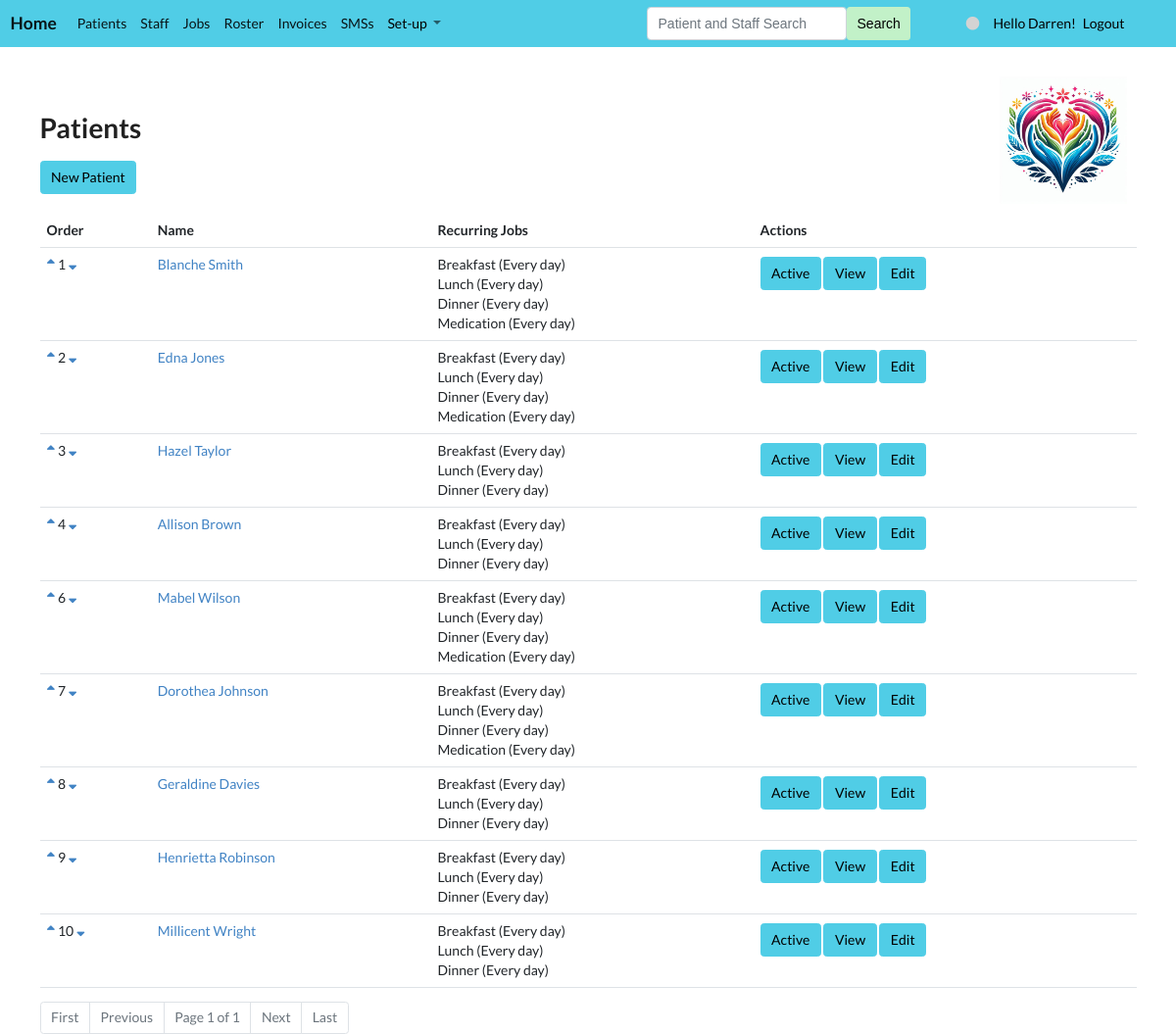
Page /list/patient (signed in) on the committed database.
### app/models.py (models this page shows, shortened)
class Patient(Model):
    model_str = "patient"
    single = "Patient"
    plural = "Patients"
    has_order = True
    name = TextField(max_length=250, null=True, blank=True)
    order = IntegerField(null=True, blank=True)
    active = BooleanField(null=True, blank=True, default=True)
    mobile = TextField(null=True, blank=True)
    photo = ImageField(null=True, blank=True, upload_to="images/")
    def recurring_jobs(self):
        result = []
        jobtypes = JobType.objects.all()
        for jobtype in jobtypes:
            if jobtype.recurring:
                existing = RecurringJob.objects.filter(patient=self, jobtype=jobtype).first()
                result.append((jobtype, existing))
        return result

class JobType(Model):
    model_str = "jobtype"
    single = "Job Type"
    plural = "Job Types"
    has_order = True
    name = TextField(max_length=250, null=True, blank=True)
    amount = IntegerField(null=True, blank=True)
    order = IntegerField(null=True, blank=True)
    medication = BooleanField(null=True, blank=True, default=False)
    active = BooleanField(null=True, blank=True, default=True)
    recurring = BooleanField(null=True, blank=True, default=True)
    duration = IntegerField(null=True, blank=True)
    start = TimeField(null=True, blank=True)
    end = TimeField(null=True, blank=True)
    def __str__(self): return self.name

class RecurringJob(Model):
    model_str = "recurringjob"
    single = "Regular Job"
    plural = "Regular Jobs"
    has_order = False
    jobtype = ForeignKey(JobType, null=True, blank=True, on_delete=SET_NULL)
    patient = ForeignKey(Patient, null=True, blank=True, on_delete=SET_NULL)
    frequency = ForeignKey(Frequency, null=True, blank=True, on_delete=SET_NULL)
    sunday = BooleanField(null=True, blank=True, default=False)
    monday = BooleanField(null=True, blank=True, default=False)
    tuesday = BooleanField(null=True, blank=True, default=False)
    wednesday = BooleanField(null=True, blank=True, default=False)
    thursday = BooleanField(null=True, blank=True, default=False)
    friday = BooleanField(null=True, blank=True, default=False)
    saturday = BooleanField(null=True, blank=True, default=False)
    duration = IntegerField(null=True, blank=True)

class Frequency(Model):
    model_str = "frequency"
    single = "Frequency"
    plural = "Frequencies"
    has_order = True
    order = IntegerField(null=True, blank=True)
    name = TextField(max_length=250, null=True, blank=True)
    sunday = BooleanField(null=True, blank=True, default=False)
    monday = BooleanField(null=True, blank=True, default=False)
    tuesday = BooleanField(null=True, blank=True, default=False)
    wednesday = BooleanField(null=True, blank=True, default=False)
    thursday = BooleanField(null=True, blank=True, default=False)
    friday = BooleanField(null=True, blank=True, default=False)
    saturday = BooleanField(null=True, blank=True, default=False)
    per_day = IntegerField(null=True, blank=True, default=1)
    def __str__(self): return self.name

### app/views.py (the view, shortened to what this page needs)
# urls.py: path("list/<model_str>", list, name="list"),
def list(request, model_str):
    staff, model, form, nav_models, colour = get_info(request, model_str)
    if staff.user_type == "Staff" and model_str == "staff": return redirect('ind', 'staff', staff.id)
    items = model.objects.all()
    if model.has_order: items = items.order_by('order')
    if model == Shift:
        for item in items:
            if not item.start or not item.end: item.save_start_and_end()
        items = model.objects.all()
    if model == Day:
        make_days(14)
        items = items.filter(day__gte=datetime.today(), day__lte=datetime.today() + timedelta(days=15))
        for item in items:
            item.initiate()
    if model == Month: make_months(6)
    if model == File: items = items.order_by('-time_stamp')
    if model == MedicationType: items = items.order_by('category')
    context = {'items': items, 'model': model, 'nav_models': nav_models, 'colour': colour, 'staff': staff}
    if model == Patient:
        p = Paginator(items, 30)
        page = request.GET.get('page')
        context['items'] = p.get_page(page)
    return render(request, f"{model_str}s.html", context)

### app/models.py (called while the page is built)
    def colour(self):
        return colours[min(self.colour_no, len(colours) - 1)]

### app/templates/patients.html
{% extends 'base.html'%}
{% block content %}
<link rel="stylesheet" href="https://cdnjs.cloudflare.com/ajax/libs/font-awesome/5.15.3/css/all.min.css">
<h1>{{ model.plural }}</h1>
<a class="btn btn-care" style="background-color: {{ colour }};" href="{% url 'new' model.model_str %}">New {{ model.single }}</a>
<table class="table">
    <tr><th>Order</th><th>Name</th><th>Recurring Jobs</th><th>Actions</th></tr>
    {% for item in items %}
        {% if item.active %}
            <tr>
                <td>
                    <a href="{% url 'order' model.model_str -1 item.id %}"><i class="fas fa-sort-up"></i></a>
                    {{ item.order }}
                    <a href="{% url 'order' model.model_str 1 item.id %}"><i class="fas fa-sort-down"></i></a>
                </td>
                <td>
                    <a href="{% url 'ind' model.model_str item.id %}">{{ item.name }}</a><br>
                </td>
                <td>
                    {% for i in item.recurring_jobs %}
                    {% if i.1 %}{{i.1.jobtype}} ({{i.1.frequency}})<br>{% endif %}
                    {% endfor %}
                </td>
            <td>
                <a class="btn btn-care" style="background-color: {{ colour }};" href="{% url 'active' model.model_str item.id %}">Active</a>
                <a class="btn btn-care" style="background-color: {{ colour }};" href="{% url 'ind' model.model_str item.id %}">View</a>
                <a class="btn btn-care" style="background-color: {{ colour }};" href="{% url 'edit' model.model_str item.id %}">Edit</a>
            </td>
            </tr>
        {% endif %}
    {% endfor %}
</table>
<nav>
  <ul class="pagination">
    {% if items.has_previous %}
        <li class="page-item"><a class="page-link" href="?page=1">First</a></li>
        <li class="page-item"><a class="page-link" href="?page={{ items.previous_page_number }}">Previous</a></li>
    {% else %}
        <li class="page-item disabled"><a class="page-link" href="#">First</a></li>
        <li class="page-item disabled"><a class="page-link" href="#">Previous</a></li>
    {% endif %}
        <li class="page-item disabled"><a class="page-link" href="#">Page {{ items.number }} of {{ items.paginator.num_pages }}</a></li>
    {% if items.has_next %}
        <li class="page-item"><a class="page-link" href="?page={{ items.next_page_number }}">Next</a></li>
        <li class="page-item"><a class="page-link" href="?page={{ items.paginator.num_pages }}">Last</a></li>
    {% else %}
        <li class="page-item disabled"><a class="page-link" href="#">Next</a></li>
        <li class="page-item disabled"><a class="page-link" href="#">Last</a></li>
    {% endif %}
  </ul>
</nav>
{% endblock %}

### app/templates/navbar.html (shortened to what this page needs)
<nav class="navbar navbar-light navbar-expand-xl" style="background-color: {{ colour }};">
  <div class="container-fluid">
    <a class="navbar-brand" href="{% url 'home' %}"><b>Home</b></a>
    <ul class="navbar-nav me-auto mb-2 mb-lg-0">
        {% for model in nav_models.0 %}
          <li class="nav-item"><a class="nav-link active" href="{% url 'list' model.model_str %}">{{ model.plural }}</a></li>
        {% endfor %}
        {% if nav_models.1 %}
        <li class="nav-item dropdown">
          <a class="nav-link dropdown-toggle" href="#" id="navbarDropdown" role="button" data-bs-toggle="dropdown" aria-expanded="false">
            <span style="color: black">Set-up</span>
          </a>
        </li>
        {% endif %}
    </ul>
          {% if user.is_authenticated %}
              <form class="d-flex" method="POST" action="{% url 'search' %}">
                <input class="form-control" type="search" placeholder="Patient and Staff Search" name="searched">
                <button class="btn btn-success me-5" style="color: black; background-color: #C2F1C8; border:None" type="submit">Search</button>
              </form>
            {% if request.user.first_name == "Allison" %}
                <span class="nav-item"><a class="nav-link active" href="{% url 'switch_user' 'admin' %}"><i class="fas fa-circle" style="color:lightgrey;"></i></a></span>
            {% elif request.user.first_name == "Matt" %}
                <span class="nav-item"><a class="nav-link active" href="{% url 'switch_user' 'setup' %}"><i class="fas fa-circle" style="color:lightgrey;"></i></a></span>
            {% elif request.user.first_name == "Darren" %}
                <span class="nav-item"><a class="nav-link active" href="{% url 'switch_user' 'staff' %}"><i class="fas fa-circle" style="color:lightgrey;"></i></a></span>
            {% endif %}
            <span class="me-2" style="color: black">Hello {{ request.user.first_name }}!</span>
            <a class="me-5" style="color: black" href="{% url 'custom_logout' %}">Logout</a>
          {% else %}
            <a style="color: black" class="me-5" href="{% url 'signup' %}">Signup</a>
            <a style="color: black" href="{% url 'custom_login' %}">Login</a>
          {% endif %}
  </div>
</nav>

### app/static/styles.css (style rules this page uses)
.btn-care { color: black; background-color: #50CDE6; border-color: #50CDE6; margin-top: 2px; margin-bottom: 2px; }

### rows in the picture
Patient: order "1", name "Blanche Smith"
JobType: name.jobtype_id "Breakfast", name "Every day"
JobType: name.jobtype_id "Lunch", name "Every day"
JobType: name.jobtype_id "Dinner", name "Every day"
JobType: name.jobtype_id "Medication", name "Every day"
Patient: order "2", name "Edna Jones"
Patient: order "3", name "Hazel Taylor"
Patient: order "4", name "Allison Brown"
Patient: order "6", name "Mabel Wilson"
Patient: order "7", name "Dorothea Johnson"
Patient: order "8", name "Geraldine Davies"
Patient: order "9", name "Henrietta Robinson"
Patient: order "10", name "Millicent Wright"

### other values in the picture
{{ model.plural }} "Patients" "Staff" "Jobs" "Roster" "Invoices" "SMSs"
{{ request.user.first_name }} "Darren"
{{ model.plural }} "Patients"
{{ model.single }} "Patient"
{{ items.number }} "1"
{{ items.paginator.num_pages }} "1"
